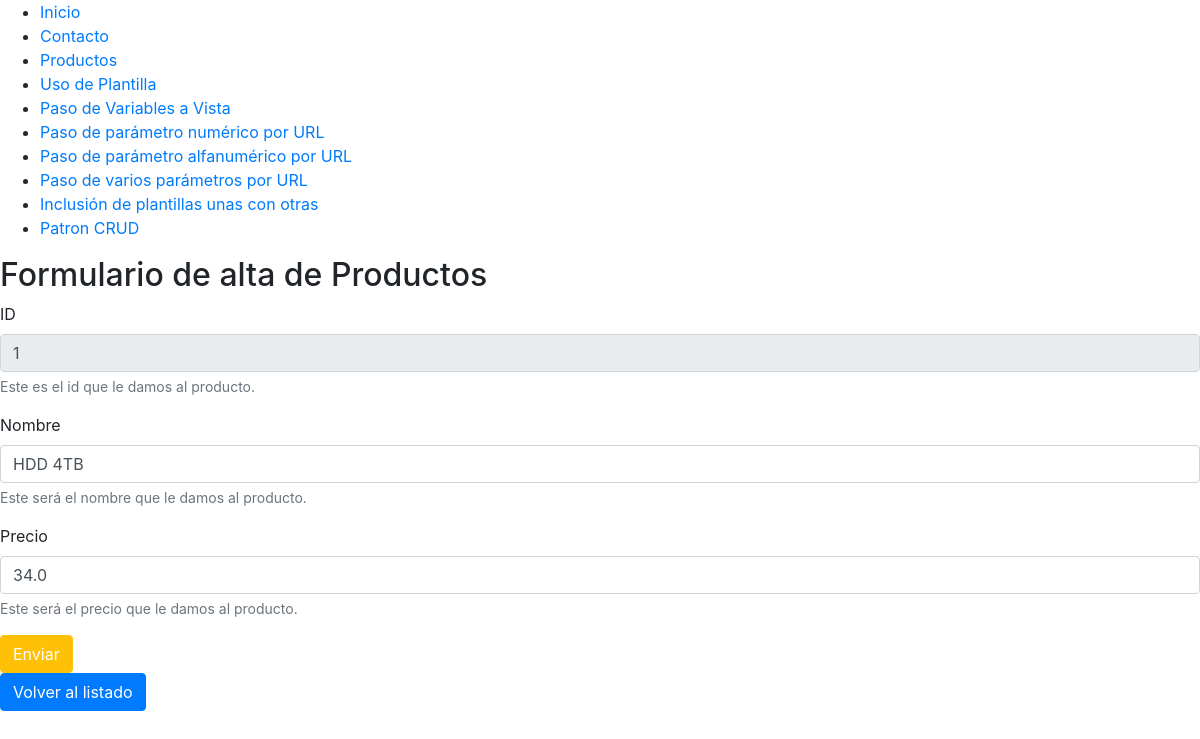
The page /crud/edit/1 on the database its author committed.
### crud/models.py (models this page shows, shortened)
class Producto(models.Model):
    nombre= models.CharField(max_length=200)
    precio= models.FloatField(null=True, blank=True)

### crud/views.py (the view)
# urls.py: path('edit/<int:id>', views.editForm, name='edit-form-product'),
def editForm(request, id):
    mititulo = "Formulario de alta de Productos"
    template = loader.get_template('crud/editForm.html')
    producto = Producto.objects.get(pk=id)
    """
    producto = {
        'id': id,
        'nombre': "HDD 4TB",
        'precio': 35
    }
    """
    context = {
        'titulo': mititulo,
        'producto': producto
    }
    return HttpResponse(template.render(context, request))

### crud/templates/crud/editForm.html (shortened to what this page needs)
{% include "miapp/header.html" %}
<h2>{{ titulo }}</h2>
<div>
    <form action="{% url 'crud:save-edit-product' producto.id %}" method="post">
        <div class="form-group">
            <label for="iden">ID</label>
            <input  type="text" name="iden" id="iden" disabled class="form-control"
                    placeholder="introduzca nombre" value="{{  producto.id }}"
                    aria-describedby="idHelp"/>
            <small id="idHelp" class="form-text text-muted">Este es el id que le damos al producto.</small>
        </div>
        <div class="form-group">
            <label for="nombre">Nombre</label>
            <input  type="text" name="nombre" id="nombre" class="form-control"
                    placeholder="introduzca nombre" value="{{  producto.nombre }}"
                    aria-describedby="nombreHelp"/>
            <small id="nombreHelp" class="form-text text-muted">Este será el nombre que le damos al producto.</small>
        </div>
        <div class="form-group">
            <label for="precio">Precio</label>
            <input  type="number" name="precio" id="precio" class="form-control"
                    value="{{  producto.precio }}" aria-describedby="precioHelp"/>
            <small id="precioHelp" class="form-text text-muted">Este será el precio que le damos al producto.</small>
        </div>
        <input type="submit" name="submit" id="submit" value="Enviar" class="btn btn-warning"/>
    </form>
    <p><a href="{% url 'crud:index' %}"><button type="button" class="btn btn-primary">Volver al listado</button></a></p>
</div>
{% include "miapp/footer.html" %}

### crud/static/crud/estilos.css (style rules this page uses)
.btn { color: white; }

### rows shown on the page
Producto: iden "1", nombre "HDD 4TB", precio "34.0"

### other values the page prints
{{ titulo }} "Formulario de alta de Productos"
